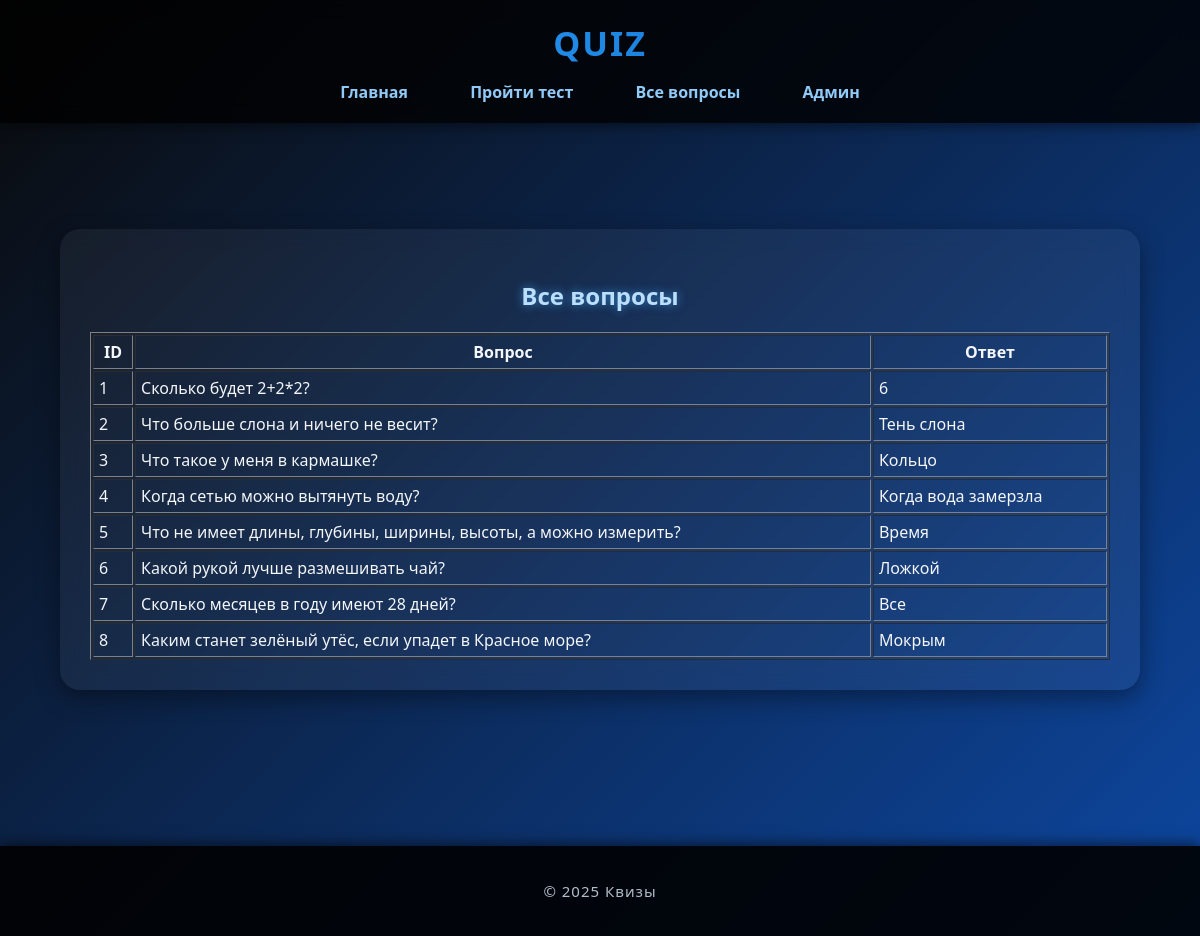
/questions/, run on an earlier commit of the app's database.
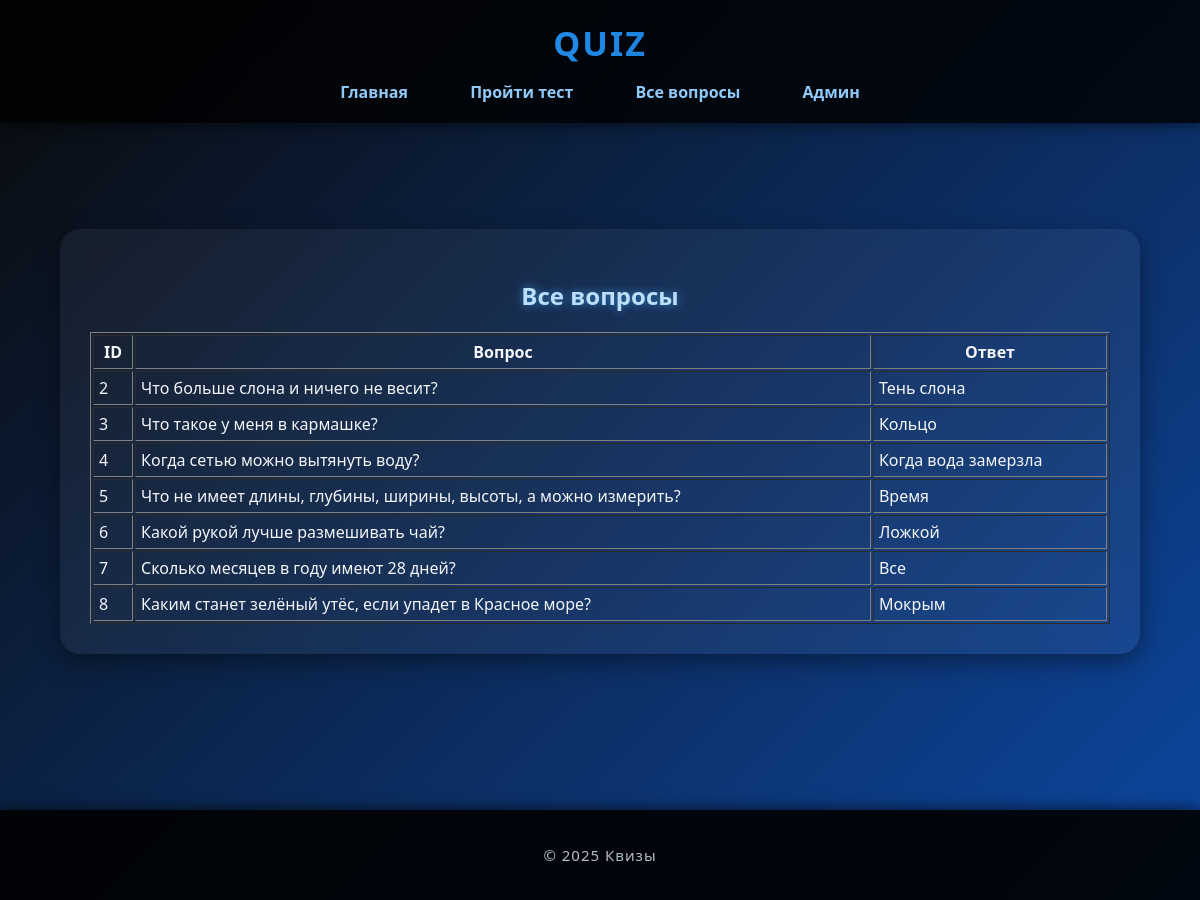
And on a later commit of the database.
### models.py (models this page shows, shortened)
class Question(db.Model):
    __tablename__ = 'question'
    id = db.Column(db.Integer, primary_key=True)
    question = db.Column(db.String(250), nullable=False)
    answer   = db.Column(db.String(100), nullable=False)
    wrong1   = db.Column(db.String(100), nullable=False)
    wrong2   = db.Column(db.String(100), nullable=False)
    wrong3   = db.Column(db.String(100), nullable=False)

### main.py (the view)
@app.route('/questions/')
def view_questions():
    questions = Question.query.all()
    return render_template('questions.html', questions=questions, html_config=html_config)

### templates/questions.html
{% extends "base.html" %}
{% block content %}
<h2 style="text-align:center;">Все вопросы</h2>
<table border="1" width="100%" cellpadding="5">
    <tr>
        <th>ID</th>
        <th>Вопрос</th>
        <th>Ответ</th>
    </tr>
    {% for q in questions %}
    <tr>
        <td>{{ q.id }}</td>
        <td>{{ q.question }}</td>
        <td>{{ q.answer }}</td>
    </tr>
    {% endfor %}
</table>
{% endblock %}

What changed in the data, as far as the page shows it:
removed Question: id "1", question "Сколько будет 2+2*2?", answer "6"
